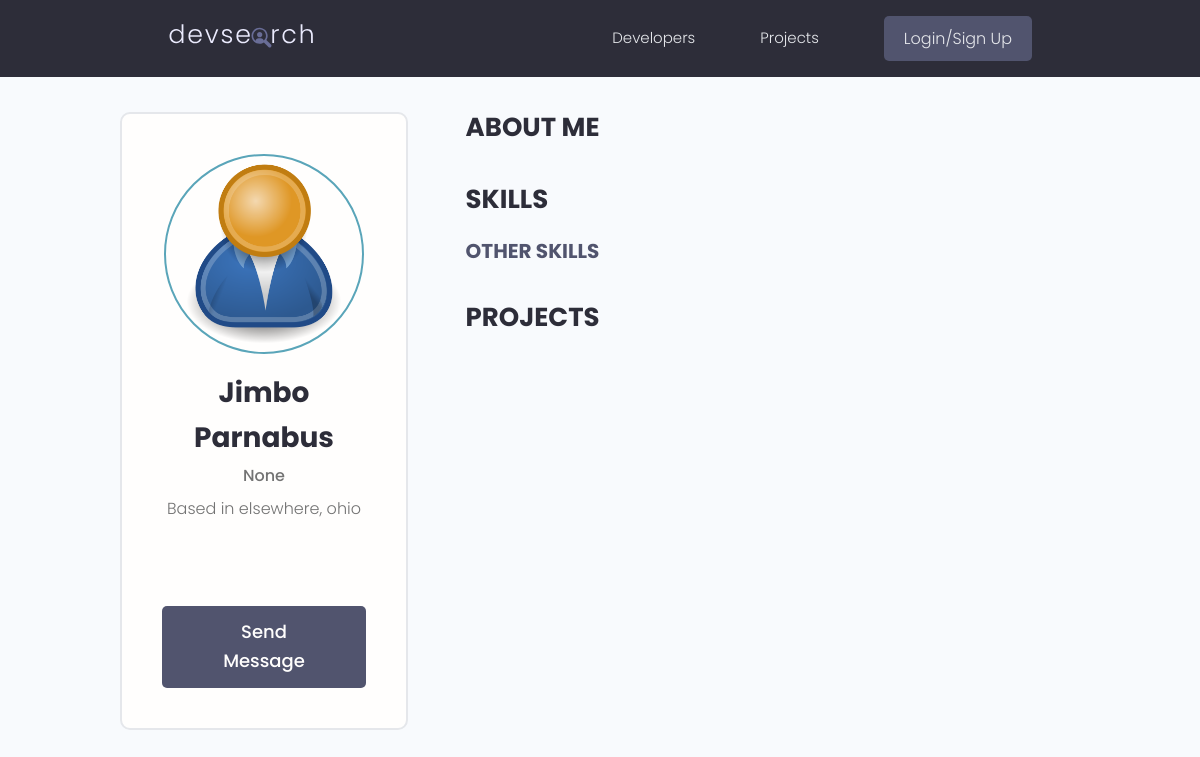
Page /profile/21cbbe35-b3c0-4b8e-969f-8dac133762aa/ on the earlier database version.
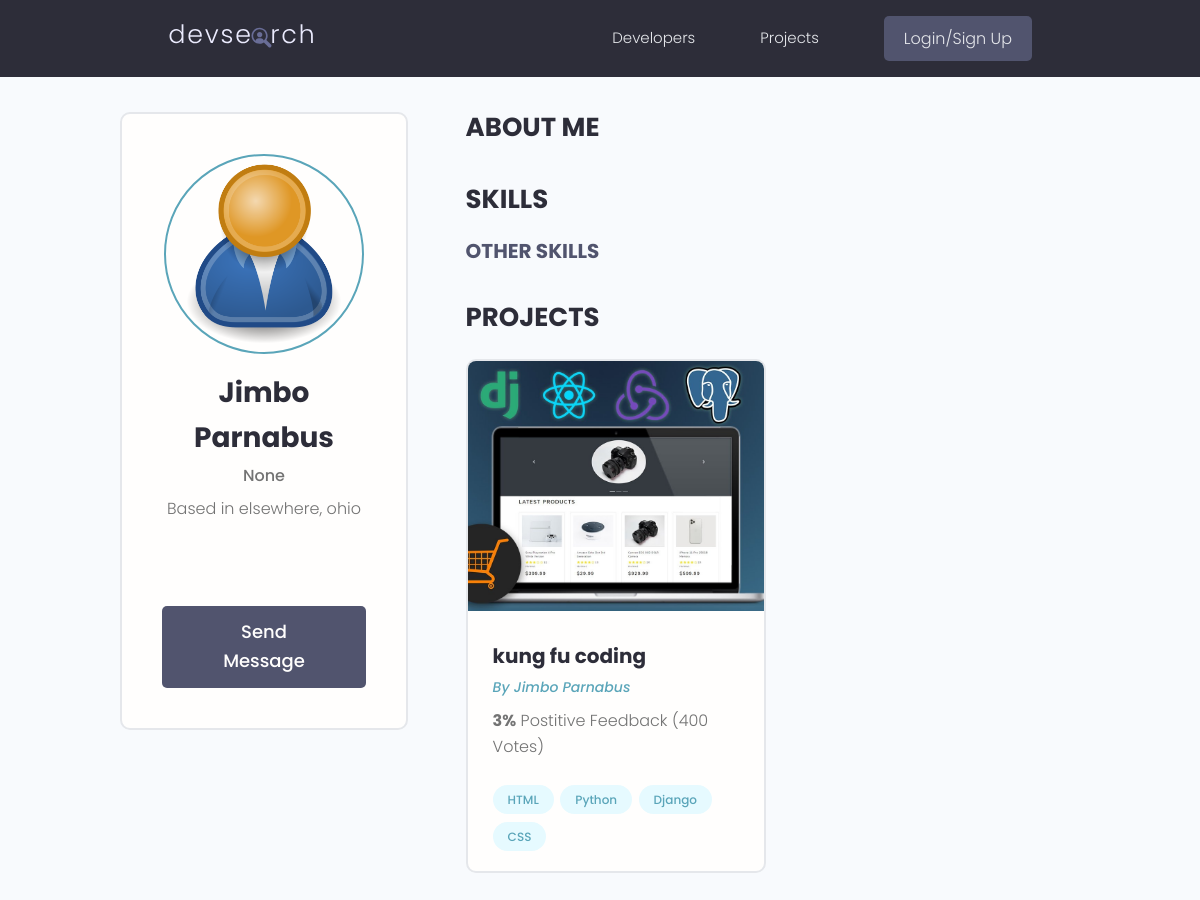
Same page on the later database version.
### projects/models.py (models this page shows, shortened)
class Project(models.Model):
    owner = models.ForeignKey(
        Profile, null=True, blank=True, on_delete=models.SET_NULL)
    title = models.CharField(max_length=200)
    description = models.TextField(null=True, blank=True)
    featured_image = models.ImageField(
        null=True, blank=True, default="default.jpg")
    demo_link = models.CharField(max_length=2000, null=True, blank=True)
    source_link = models.CharField(max_length=2000, null=True, blank=True)
    tags = models.ManyToManyField("Tag", blank=True)
    vote_total = models.IntegerField(default=0, null=True, blank=True)
    vote_ratio = models.IntegerField(default=0, null=True, blank=True)
    created = models.DateTimeField(auto_now_add=True)
    id = models.UUIDField(
        default=uuid.uuid4, unique=True, primary_key=True, editable=False
    )

class Tag(models.Model):
    name = models.CharField(max_length=200)
    created = models.DateTimeField(auto_now_add=True)
    id = models.UUIDField(
        default=uuid.uuid4, unique=True, primary_key=True, editable=False
    )
    def __str__(self) -> str:
        return self.name

### users/models.py (models this page shows, shortened)
class Profile(models.Model):
    user = models.OneToOneField(User, on_delete=models.CASCADE, null=True, blank=True)
    name = models.CharField(max_length=200, blank=True, null=True)
    username = models.CharField(max_length=200, blank=True, null=True)
    location = models.CharField(max_length=200, blank=True, null=True)
    email = models.EmailField(max_length=500, blank=True, null=True)
    short_intro = models.CharField(max_length=200, blank=True, null=True)
    bio = models.TextField(blank=True, null=True)
    profile_image = models.ImageField(
        null=True,
        blank=True,
        upload_to="profiles/",
        default="profiles/user-default.png",
    )
    social_github = models.CharField(max_length=200, blank=True, null=True)
    social_twitter = models.CharField(max_length=200, blank=True, null=True)
    social_linkedin = models.CharField(max_length=200, blank=True, null=True)
    social_youtube = models.CharField(max_length=200, blank=True, null=True)
    social_website = models.CharField(max_length=200, blank=True, null=True)
    created = models.DateTimeField(auto_now_add=True)
    id = models.UUIDField(
        default=uuid.uuid4, unique=True, primary_key=True, editable=False
    )

### users/views.py (the view)
# urls.py: path("profile/<str:pk>/", views.userProfile, name="userProfile"),
def userProfile(requests, pk):
    profileObj = Profile.objects.get(id=pk)
    context = {
        "profile": profileObj,
    }
    return render(requests, "users/user-profile.html", context)

### users/templates/users/user-profile.html (shortened to what this page needs)
{% extends 'main.html' %}
{% block content %}
<main class="profile my-md">
    <div class="container">
        <div class="layout">
            <div class="column column--1of3">
                <div class="card text-center">
                    <div class="card__body dev">
                        <img class="avatar avatar--xl" src="{{profile.profile_image.url}}" />
                        <h2 class="dev__name">{{profile.name}}</h2>
                        <p class="dev__title">{{profile.short_intro}}</p>
                        <p class="dev__location">Based in {{profile.location}}</p>
                        <ul class="dev__social">
                        </ul>
                        <a href="#" class="btn btn--sub btn--lg">Send Message </a>
                    </div>
                </div>
            </div>
            <div class="column column--2of3">
                <div class="devInfo">
                    <h3 class="devInfo__title">About Me</h3>
                </div>
                <div class="devInfo">
                    <h3 class="devInfo__title">Skills</h3>
                    <div class="devInfo__skills">
                        <h3 class="devInfo__subtitle">Other Skills</h3>
                    </div>
                </div>
                <div class="devInfo">
                    <h3 class="devInfo__title">Projects</h3>
                    <div class="grid grid--two">
                        {% for project in profile.project_set.all %}
                        <div class="column">
                            <div class="card project">
                                <a href="{% url 'project' project.id %}" class="project">
                                    <img class="project__thumbnail" src="{{project.featured_image.url}}"
                                        alt="project thumbnail" />
                                    <div class="card__body">
                                        <h3 class="project__title">{{project.title}}</h3>
                                        <p><a class="project__author" href="{% url 'userProfile' project.owner.id %}">By {{project.owner.name}}</a>
                                        </p>
                                        <p class="project--rating">
                                            <span style="font-weight: bold;">{{project.vote_ratio}}%</span> Postitive
                                            Feedback ({{project.vote_total}} Vote{{project.vote_total|pluralize:"s"}})
                                        </p>
                                        <div class="project__tags">
                                            {% for tag in project.tags.all %}
                                            <span class="tag tag--pill tag--main">
                                                <small>{{tag}}</small>
                                            </span>
                                            {% endfor %}
                                        </div>
                                    </div>
                                </a>
                            </div>
                        </div>
                        {% endfor %}
                    </div>
                </div>
            </div>
        </div>
    </div>
</main>
{% endblock %}

Differences in the rows shown:
now on this page (row edited): Project: featured_image (picture), title "kung fu coding", owner.name "Jimbo Parnabus", vote_ratio "3", vote_total "400"
now on this page (row unchanged): Tag: name "HTML"
now on this page (row unchanged): Tag: name "Python"
now on this page (row unchanged): Tag: name "Django"
now on this page (row unchanged): Tag: name "CSS"
